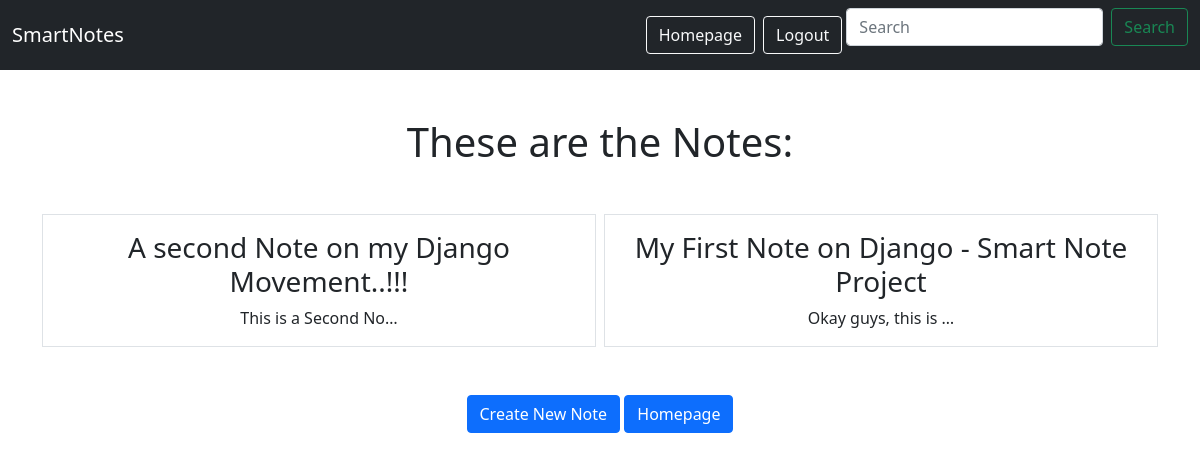
Page /smart/notes (signed in) on the earlier database version.
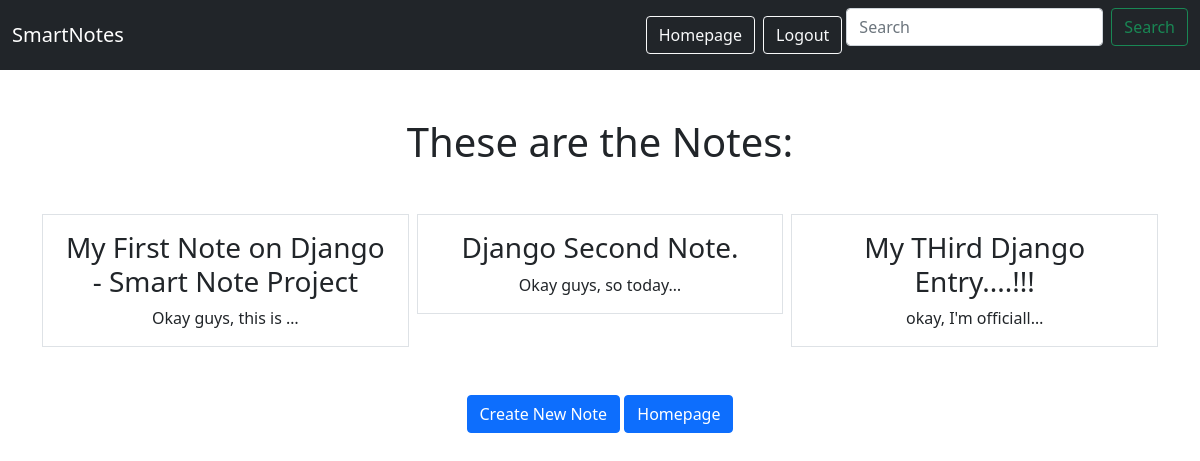
Same page on the later database version.
### notes/models.py (models this page shows)
class Notes(models.Model):
    title = models.CharField(max_length=200)
    text = models.TextField()
    created = models.DateTimeField(auto_now_add=True)
    user = models.ForeignKey(User, on_delete=models.CASCADE, related_name="notes")

### notes/views.py (the view)
# urls.py: path('notes', views.NotesListView.as_view(), name="notes.list"),
class NotesListView(LoginRequiredMixin, ListView):
    model = Notes
    context_object_name = "notes"
    template_name = "notes/notes_list.html"
    login_url = "/admin"
    def get_queryset(self):
        return self.request.user.notes.all()

### notes/templates/notes/notes_list.html
{% extends "base.html" %}
{% block content %}
<h1 class=my-5>These are the Notes:</h1>
    <div class="row row-cols3 g-2">
        {% for note in notes %}
        <div class="col">
            <div class="p-3 border">
                <a href="{% url 'notes.detail' pk=note.id %}" class="text-dark text-decoration-none"><h3>{{note.title}}</h3></a>
                {{note.text | truncatechars:20}}
            </div>
        </div>
           {% endfor %}
    </div>
<a href="{% url 'notes.new' %}" class="btn btn-primary my-5">Create New Note</a>
<a href="{% url 'home' %}" class="btn btn-primary my-5">Homepage</a>
{% endblock %}

Differences in the rows shown:
removed Notes: title "A second Note on my Django Movement..!!!", text "This is a Second No…"
added Notes: title "Django Second Note.", text "Okay guys, so today…"
added Notes: title "My THird Django Entry....!!!", text "okay, I'm officiall…"
